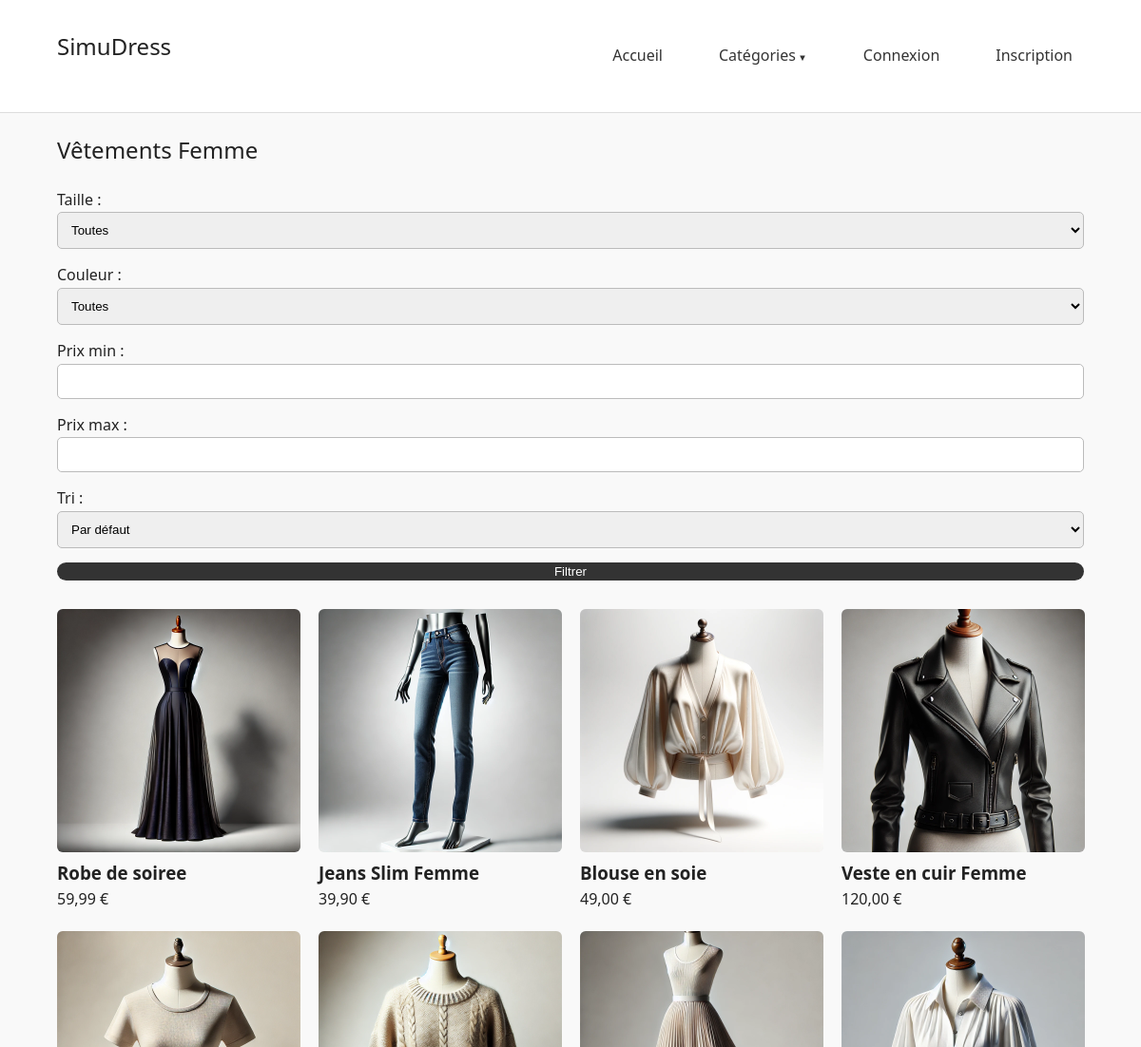
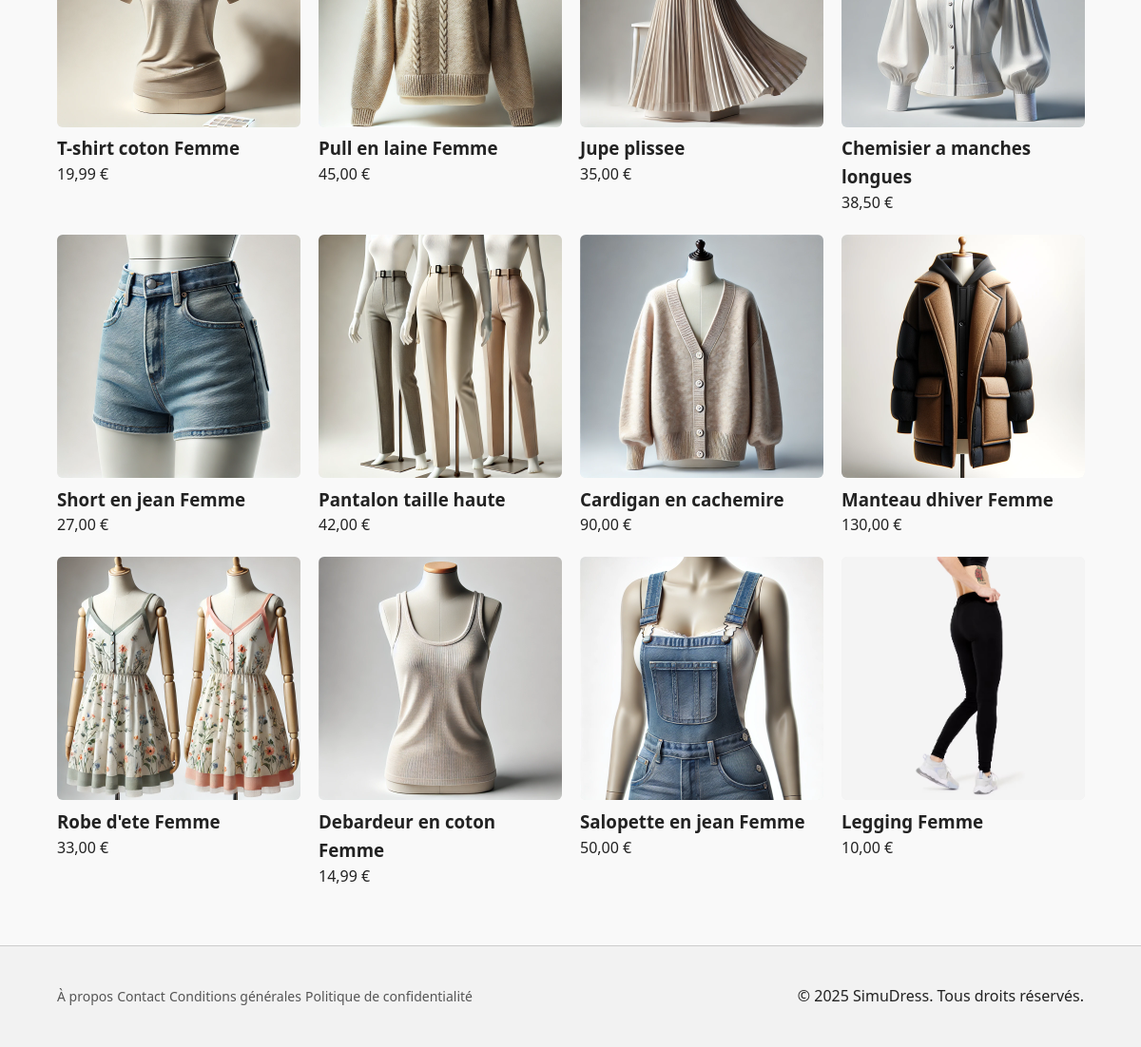
Page /magasin.php?categorie=femme on the committed database (2 pictures, top to bottom).
### tables this page shows
CREATE TABLE IF NOT EXISTS `categories` (
  `id` int NOT NULL AUTO_INCREMENT,
  `nom` varchar(100) NOT NULL,
  `parent_id` int DEFAULT NULL,
  PRIMARY KEY (`id`),
  KEY `categorie_parente_id` (`parent_id`) USING BTREE,
  CONSTRAINT `categories_ibfk_1` FOREIGN KEY (`parent_id`) REFERENCES `categories` (`id`) ON DELETE SET NULL
);

CREATE TABLE IF NOT EXISTS `produits` (
  `id` int NOT NULL AUTO_INCREMENT,
  `nom` varchar(150) NOT NULL,
  `description` text NOT NULL,
  `prix` decimal(10,2) NOT NULL,
  `stock` int NOT NULL,
  `image` varchar(255) DEFAULT NULL,
  `categorie_id` int NOT NULL,
  `actif` tinyint(1) DEFAULT '1',
  `vues` int DEFAULT '0',
  PRIMARY KEY (`id`),
  KEY `categorie_id` (`categorie_id`),
  CONSTRAINT `produits_ibfk_1` FOREIGN KEY (`categorie_id`) REFERENCES `categories` (`id`) ON DELETE CASCADE
);

### public/magasin.php (the view, shortened to what this page needs)
<?php
require_once __DIR__ . '/../includes/header.php';
$categorie_slug = $_GET['categorie'];
$stmt = $pdo->query("SELECT * FROM categories");
$categories = $stmt->fetchAll();
$categorie = null;
foreach ($categories as $cat) {
    $slug_categorie = strtolower(str_replace(
        [' ', "'", 'é','è','ê','ë','à','â','ä','ô','ö','î','ï','ù','û','ü','ç'],
        ['','','e','e','e','e','a','a','a','o','o','i','i','u','u','u','c'],
        $cat['nom']
    ));
    if ($slug_categorie === $categorie_slug) {
        $categorie = $cat;
        break;
    }
}
$where = "WHERE actif = 1 AND categorie_id = ?";
$params = [$categorie['id']];
$order = "";
$stmt = $pdo->prepare("SELECT * FROM produits $where $order");
$stmt->execute($params);
$produits = $stmt->fetchAll();
?>
<section class="produits-categorie">
    <div class="container">
        <h1>Vêtements <?= htmlspecialchars($categorie['nom']) ?></h1>
        <div class="filtres" >
            <form method="get" action="magasin.php">
                <label>Taille :</label>
                <select name="taille">
                    <option value="">Toutes</option>
                </select>
                <label>Couleur :</label>
                <select name="couleur">
                    <option value="">Toutes</option>
                </select>
                <label>Prix min :</label>
                <input type="number" name="prix_min" value="<?= htmlspecialchars($_GET['prix_min'] ?? '') ?>">
                <label>Prix max :</label>
                <input type="number" name="prix_max" value="<?= htmlspecialchars($_GET['prix_max'] ?? '') ?>">
                <label>Tri :</label>
                <select name="tri">
                    <option value="">Par défaut</option>
                </select>
                <button type="submit">Filtrer</button>
            </form>
        </div>
        <div class="produits-grid">
            <?php foreach ($produits as $produit): ?>
                <div class="produit-carte <?= $produit['stock'] <= 0 ? 'rupture' : '' ?>">
                    <a href="produit.php?id=<?= $produit['id'] ?>">
                        <div class="image-wrapper">
                            <img src="<?= SITE_URL ?>assets/images/produits/<?= htmlspecialchars($produit['image']) ?>" alt="<?= htmlspecialchars($produit['nom']) ?>">
                        </div>
                        <h3><?= htmlspecialchars($produit['nom']) ?></h3>
                        <p><?= number_format($produit['prix'], 2, ',', ' ') ?> €</p>
                    </a>
                </div>
            <?php endforeach; ?>
        </div>
    </div>
</section>
<?php require_once __DIR__ . '/../includes/footer.php'; ?>

### assets/css/style.css (style rules this page uses)
* { margin: 0; padding: 0; box-sizing: border-box; }
body { font-family: 'Segoe UI', sans-serif; background-color: #f9f9f9; color: #222; line-height: 1.6; }
a { text-decoration: none; color: inherit; }
.container { width: 90%; max-width: 1100px; margin: 0 auto; padding: 20px 0; }
form { margin-top: 20px; display: flex; flex-direction: column; }
form input[type="text"], form input[type="email"], form input[type="password"], form input[type="number"], form input[type="file"], form textarea, form select { margin-bottom: 15px; padding: 10px; border: 1px solid #bbb; border-radius: 5px; }
form button, .btn { padding: 2px 40px; background-color: #333; color: #fff; border: none; border-radius: 25px; cursor: pointer; transition: background-color 0.2s ease; }
h1, h2 { margin-bottom: 20px; font-weight: 500; }
.produits-grid { display: grid; grid-template-columns: repeat(auto-fill, minmax(220px, 1fr)); gap: 20px; margin-top: 30px; }
.produit-card img, .produit-carte img { width: 256px; height: 256px; object-fit: cover; border-radius: 6px; background-color: #f0f0f0; }
.image-wrapper { position: relative; }

### rows in the picture
categories: nom "Femme"
produits: image (picture), nom "Robe de soiree", prix "59,99"
produits: image (picture), nom "Jeans Slim Femme", prix "39,90"
produits: image (picture), nom "Blouse en soie", prix "49,00"
produits: image (picture), nom "Veste en cuir Femme", prix "120,00"
produits: image (picture), nom "T-shirt coton Femme", prix "19,99"
produits: image (picture), nom "Pull en laine Femme", prix "45,00"
produits: image (picture), nom "Jupe plissee", prix "35,00"
produits: image (picture), nom "Chemisier a manches longues", prix "38,50"
produits: image (picture), nom "Short en jean Femme", prix "27,00"
produits: image (picture), nom "Pantalon taille haute", prix "42,00"
produits: image (picture), nom "Cardigan en cachemire", prix "90,00"
produits: image (picture), nom "Manteau dhiver Femme", prix "130,00"
produits: image (picture), nom "Robe d'ete Femme", prix "33,00"
produits: image (picture), nom "Debardeur en coton Femme", prix "14,99"
produits: image (picture), nom "Salopette en jean Femme", prix "50,00"
produits: image (picture), nom "Legging Femme", prix "10,00"

### other values in the picture
SITE_NAME "SimuDress"
